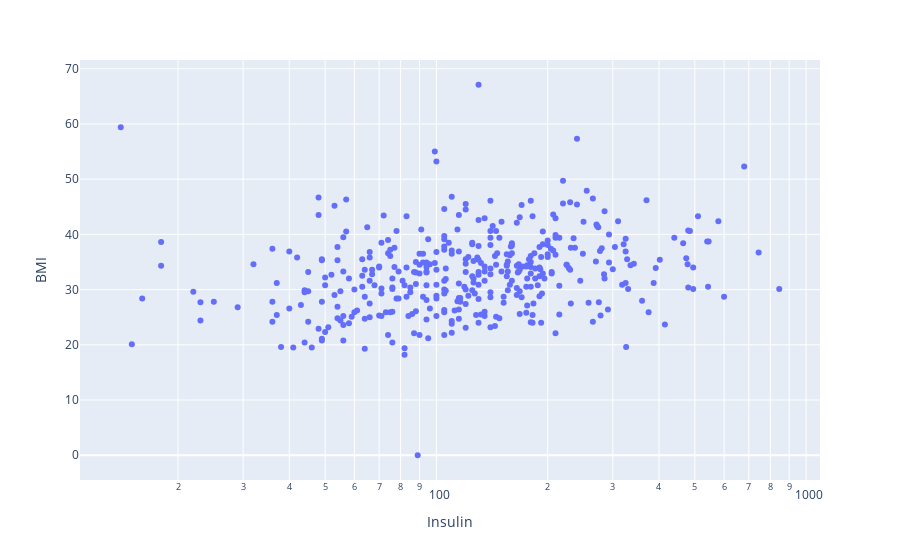

This figure's notebook cell:
### Code cell
# Insulin and Glucose have the highest std for diabetics
#Data visualization 3
#Lets check it out on a graph
# Insulin vs BMI
import plotly.express as px
fig = px.scatter(x=df_cond["Insulin"], y=df_cond["BMI"])
fig.update_layout(
    height=800,
    title_text='Insulin vs BMI'
)
fig = px.scatter(df_cond, x="Insulin", y="BMI",  log_x=True, size_max=60)


fig.show()

### Figure 1 — Plotly figure (JSON) as saved in the notebook; plotly's stock layout.template omitted (floating-point values rounded to 4 significant figures; data arrays with more than 128 entries replaced by an {"elided": "..."} marker saying what was removed)
{"data": [{"hovertemplate": "Insulin=%{x}<br>BMI=%{y}<extra></extra>", "legendgroup": "", "marker": {"color": "#636efa", "symbol": "circle"}, "mode": "markers", "name": "", "orientation": "v", "showlegend": false, "type": "scatter", "x": {"elided": "768 int values"}, "xaxis": "x", "y": {"elided": "768 float values"}, "yaxis": "y"}], "layout": {"legend": {"tracegroupgap": 0}, "margin": {"t": 60}, "xaxis": {"anchor": "y", "domain": [0, 1], "title": {"text": "Insulin"}, "type": "log"}, "yaxis": {"anchor": "x", "domain": [0, 1], "title": {"text": "BMI"}}}}
